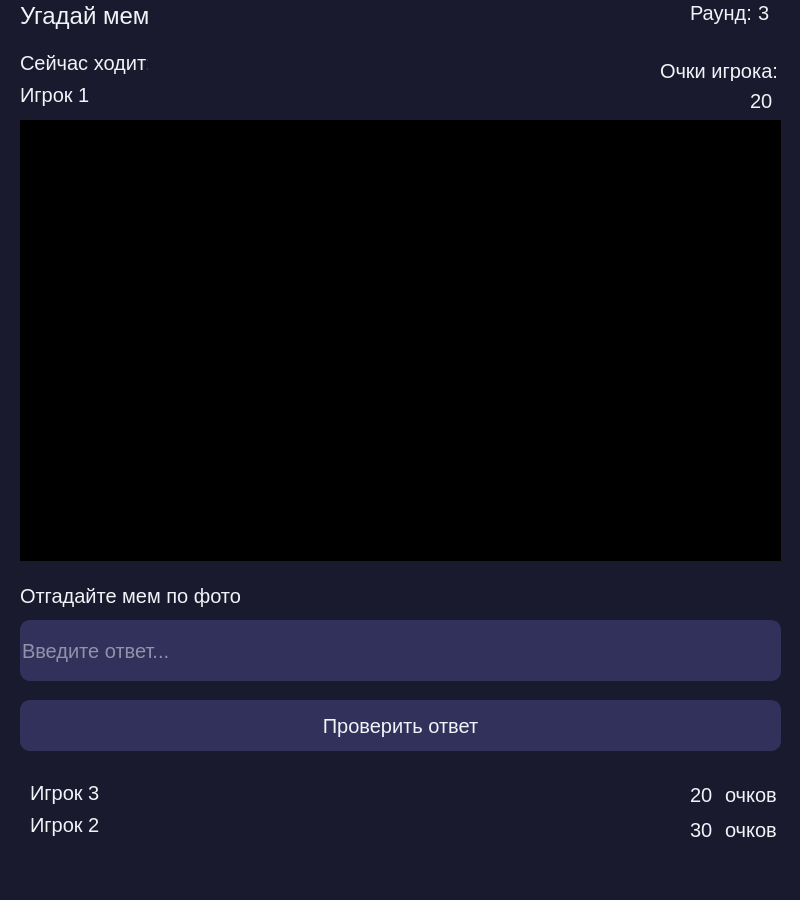
<?xml version="1.0" encoding="UTF-8"?>
<ui version="4.0">
 <class>MainWindow</class>
 <widget class="QMainWindow" name="MainWindow">
  <property name="geometry">
   <rect>
    <x>0</x>
    <y>0</y>
    <width>800</width>
    <height>900</height>
   </rect>
  </property>
  <property name="windowTitle">
   <string>MainWindow</string>
  </property>
  <property name="styleSheet">
   <string notr="true">background-color: #1A1A2E;</string>
  </property>
  <widget class="QWidget" name="centralwidget">
   <widget class="QLabel" name="label">
    <property name="geometry">
     <rect>
      <x>20</x>
      <y>0</y>
      <width>161</width>
      <height>31</height>
     </rect>
    </property>
    <property name="styleSheet">
     <string notr="true">font-size: 24px;
text-transform: uppercase;
color: #F0F4F8;</string>
    </property>
    <property name="text">
     <string>Угадай мем</string>
    </property>
   </widget>
   <widget class="QLabel" name="label_image">
    <property name="geometry">
     <rect>
      <x>20</x>
      <y>120</y>
      <width>761</width>
      <height>441</height>
     </rect>
    </property>
    <property name="styleSheet">
     <string notr="true">background-color: black;</string>
    </property>
    <property name="text">
     <string/>
    </property>
   </widget>
   <widget class="QLabel" name="label_5">
    <property name="geometry">
     <rect>
      <x>20</x>
      <y>580</y>
      <width>231</width>
      <height>31</height>
     </rect>
    </property>
    <property name="styleSheet">
     <string notr="true">font-size: 20px;
color: #F0F4F8;</string>
    </property>
    <property name="text">
     <string>Отгадайте мем по фото</string>
    </property>
   </widget>
   <widget class="QLineEdit" name="lineEdit_answer">
    <property name="geometry">
     <rect>
      <x>20</x>
      <y>620</y>
      <width>761</width>
      <height>61</height>
     </rect>
    </property>
    <property name="styleSheet">
     <string notr="true">font-size: 20px;
border-radius: 10px;
color: #F0F4F8;
background-color: #31315B;</string>
    </property>
    <property name="placeholderText">
     <string>Введите ответ...</string>
    </property>
   </widget>
   <widget class="QPushButton" name="pushButton_answer">
    <property name="geometry">
     <rect>
      <x>20</x>
      <y>700</y>
      <width>761</width>
      <height>51</height>
     </rect>
    </property>
    <property name="styleSheet">
     <string notr="true">font-size: 20px;
border-radius: 10px;
color: #F0F4F8;
background-color: #31315B;</string>
    </property>
    <property name="text">
     <string>Проверить ответ</string>
    </property>
   </widget>
   <widget class="QLabel" name="label_10">
    <property name="geometry">
     <rect>
      <x>660</x>
      <y>60</y>
      <width>121</width>
      <height>21</height>
     </rect>
    </property>
    <property name="styleSheet">
     <string notr="true">font-size: 20px;
color: #F0F4F8;</string>
    </property>
    <property name="text">
     <string>Очки игрока:</string>
    </property>
   </widget>
   <widget class="QLabel" name="label_playerscore">
    <property name="geometry">
     <rect>
      <x>750</x>
      <y>90</y>
      <width>31</width>
      <height>21</height>
     </rect>
    </property>
    <property name="styleSheet">
     <string notr="true">font-size: 20px;
color: #F0F4F8;</string>
    </property>
    <property name="text">
     <string>20</string>
    </property>
   </widget>
   <widget class="QWidget" name="">
    <property name="geometry">
     <rect>
      <x>20</x>
      <y>50</y>
      <width>128</width>
      <height>58</height>
     </rect>
    </property>
    <layout class="QVBoxLayout" name="verticalLayout">
     <item>
      <widget class="QLabel" name="label_2">
       <property name="styleSheet">
        <string notr="true">font-size: 20px;
color: #F0F4F8;</string>
       </property>
       <property name="text">
        <string>Сейчас ходит:</string>
       </property>
      </widget>
     </item>
     <item>
      <widget class="QLabel" name="label_playername">
       <property name="styleSheet">
        <string notr="true">font-size: 20px;
color: #F0F4F8;</string>
       </property>
       <property name="text">
        <string>Игрок 1</string>
       </property>
      </widget>
     </item>
    </layout>
   </widget>
   <widget class="QWidget" name="">
    <property name="geometry">
     <rect>
      <x>690</x>
      <y>0</y>
      <width>81</width>
      <height>26</height>
     </rect>
    </property>
    <layout class="QHBoxLayout" name="horizontalLayout">
     <item>
      <widget class="QLabel" name="label_12">
       <property name="styleSheet">
        <string notr="true">font-size: 20px;
color: #F0F4F8;</string>
       </property>
       <property name="text">
        <string>Раунд:</string>
       </property>
      </widget>
     </item>
     <item>
      <widget class="QLabel" name="label_numberround">
       <property name="styleSheet">
        <string notr="true">font-size: 20px;
color: #F0F4F8;</string>
       </property>
       <property name="text">
        <string>3</string>
       </property>
      </widget>
     </item>
    </layout>
   </widget>
   <widget class="QWidget" name="">
    <property name="geometry">
     <rect>
      <x>30</x>
      <y>780</y>
      <width>72</width>
      <height>58</height>
     </rect>
    </property>
    <layout class="QVBoxLayout" name="verticalLayout_2">
     <item>
      <widget class="QLabel" name="label_playername2">
       <property name="styleSheet">
        <string notr="true">font-size: 20px;
color: #F0F4F8;</string>
       </property>
       <property name="text">
        <string>Игрок 3</string>
       </property>
      </widget>
     </item>
     <item>
      <widget class="QLabel" name="label_playername3">
       <property name="styleSheet">
        <string notr="true">font-size: 20px;
color: #F0F4F8;</string>
       </property>
       <property name="text">
        <string>Игрок 2</string>
       </property>
      </widget>
     </item>
    </layout>
   </widget>
   <widget class="QWidget" name="">
    <property name="geometry">
     <rect>
      <x>690</x>
      <y>780</y>
      <width>87</width>
      <height>64</height>
     </rect>
    </property>
    <layout class="QVBoxLayout" name="verticalLayout_3">
     <item>
      <layout class="QHBoxLayout" name="horizontalLayout_4">
       <item>
        <widget class="QLabel" name="label_playerscore2">
         <property name="styleSheet">
          <string notr="true">font-size: 20px;
color: #F0F4F8;</string>
         </property>
         <property name="text">
          <string>20</string>
         </property>
        </widget>
       </item>
       <item>
        <widget class="QLabel" name="label_16">
         <property name="styleSheet">
          <string notr="true">font-size: 20px;
color: #F0F4F8;</string>
         </property>
         <property name="text">
          <string>очков</string>
         </property>
        </widget>
       </item>
      </layout>
     </item>
     <item>
      <layout class="QHBoxLayout" name="horizontalLayout_3">
       <item>
        <widget class="QLabel" name="label_playerscore3">
         <property name="styleSheet">
          <string notr="true">font-size: 20px;
color: #F0F4F8;</string>
         </property>
         <property name="text">
          <string>30</string>
         </property>
        </widget>
       </item>
       <item>
        <widget class="QLabel" name="label_15">
         <property name="styleSheet">
          <string notr="true">font-size: 20px;
color: #F0F4F8;</string>
         </property>
         <property name="text">
          <string>очков</string>
         </property>
        </widget>
       </item>
      </layout>
     </item>
    </layout>
   </widget>
  </widget>
  <widget class="QMenuBar" name="menubar">
   <property name="geometry">
    <rect>
     <x>0</x>
     <y>0</y>
     <width>800</width>
     <height>33</height>
    </rect>
   </property>
  </widget>
  <widget class="QStatusBar" name="statusbar"/>
 </widget>
 <resources/>
 <connections/>
</ui>
